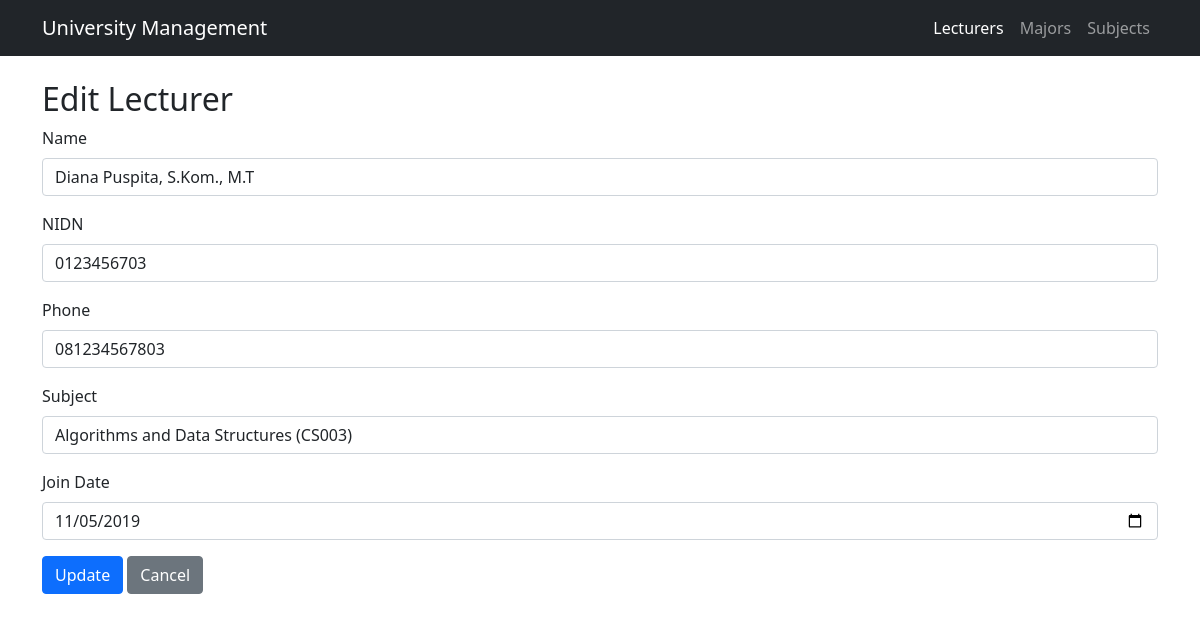
The page /tp_mvc25/index.php?page=lecturers&action=edit&id=3 on the database its author committed.
### tables this page shows
CREATE TABLE `lecturers` (
  `id` int(11) NOT NULL,
  `name` varchar(100) NOT NULL,
  `nidn` varchar(20) NOT NULL,
  `phone` varchar(15) NOT NULL,
  `join_date` date NOT NULL,
  `created_at` timestamp NOT NULL DEFAULT current_timestamp(),
  `subject_id` int(11) DEFAULT NULL
);

CREATE TABLE `subjects` (
  `id` int(11) NOT NULL,
  `name` varchar(100) NOT NULL,
  `credits` int(11) NOT NULL,
  `subject_code` varchar(20) NOT NULL,
  `major_id` int(11) DEFAULT NULL,
  `created_at` timestamp NOT NULL DEFAULT current_timestamp()
);

### tp_mvc25/controllers/LecturerController.php (called while the page is built, shortened)
<?php
include_once "models/Lecturer.php";
class LecturerController
{
    private $model;
    public function __construct($conn)
    {
        $this->model = new Lecturer($conn);
    }
    public function editPage($id)
    {
        return $this->model->getById($id);
    }
}

### tp_mvc25/models/Lecturer.php (called while the page is built, shortened)
<?php
class Lecturer
{
    private $conn;
    public function __construct($db){
        $this->conn = $db;
    }
    public function getById($id){
        $sql = "SELECT l.*, s.name as subject_name, s.subject_code
                FROM lecturers l
                LEFT JOIN subjects s ON l.subject_id = s.id
                WHERE l.id = ?";
        $stmt = $this->conn->prepare($sql);
        $stmt->bind_param("i", $id);
        $stmt->execute();
        return $stmt->get_result()->fetch_assoc();
    }
}
?>

### tp_mvc25/models/Subject.php (called while the page is built, shortened)
<?php
class Subject
{
    private $conn;
    public function __construct($db){
        $this->conn = $db;
    }
    public function getAll(){
        $sql = "SELECT s.*, m.name as major_name
                FROM subjects s
                LEFT JOIN majors m ON s.major_id = m.id";
        return $this->conn->query($sql);
    }
}
?>

### tp_mvc25/views/LecturerViews.php (the view, shortened to what this page needs)
<?php
$lecturerController = new LecturerController($conn);
$subjectModel = new Subject($conn);
$action = $_GET['action'] ?? 'index';
$id = $_GET['id'] ?? null;
$subjects = $subjectModel->getAll();
$lecturer = null;
if ($action === 'edit' && $id && $_SERVER['REQUEST_METHOD'] === 'GET') {
    $lecturer = $lecturerController->editPage($id);
}
?>
<?php include "templates/header.php"; ?>
<?php if (in_array($action, ['create', 'edit'])): ?>
    <h2><?= $action === 'create' ? 'Create' : 'Edit' ?> Lecturer</h2>
    <form method="post" action="index.php?page=lecturers&action=<?= $action ?><?= $id ? '&id='.$id : '' ?>">
        <div class="mb-3">
            <label class="form-label">Name</label>
            <input type="text" name="name" class="form-control" value="<?= $lecturer['name'] ?? '' ?>" required>
        </div>
        <div class="mb-3">
            <label class="form-label">NIDN</label>
            <input type="text" name="nidn" class="form-control" value="<?= $lecturer['nidn'] ?? '' ?>" required>
        </div>
        <div class="mb-3">
            <label class="form-label">Phone</label>
            <input type="text" name="phone" class="form-control" value="<?= $lecturer['phone'] ?? '' ?>" required>
        </div>
        <div class="mb-3">
            <label class="form-label">Subject</label>
            <select name="subject_id" class="form-control">
                <?php while ($subject = $subjects->fetch_assoc()): ?>
                    <option value="<?= $subject['id'] ?>"
                        <?= isset($lecturer['subject_id']) && $lecturer['subject_id'] == $subject['id'] ? 'selected' : '' ?>>
                        <?= $subject['name'] ?> (<?= $subject['subject_code'] ?>)
                    </option>
                <?php endwhile; ?>
            </select>
        </div>
        <div class="mb-3">
            <label class="form-label">Join Date</label>
            <input type="date" name="join_date" class="form-control" value="<?= $lecturer['join_date'] ?? '' ?>" required>
        </div>
        <?php
        include "templates/form_actions.php";
        ?>
    </form>
<?php endif; ?>
<?php include "templates/footer.php"; ?>

### rows shown on the page
lecturers: name "Diana Puspita, S.Kom., M.T", nidn "0123456703", phone "081234567803", subject_id "Algorithms and Data Structures (CS003)", join_date "11/05/2019"

### other values the page prints
$submit_label "Update"
